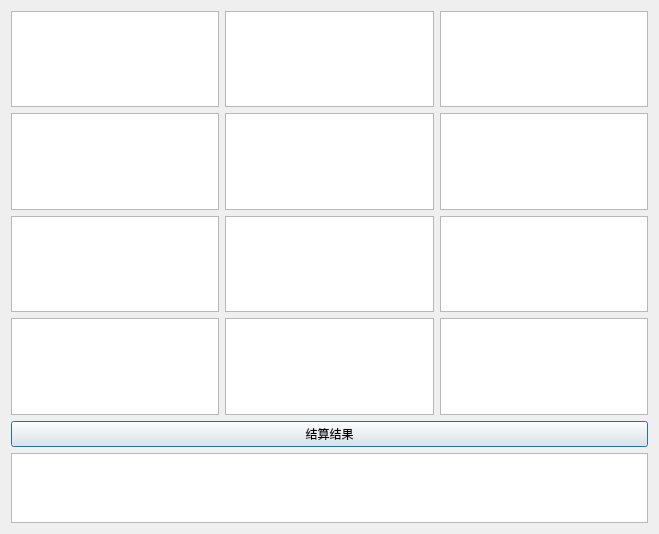
<?xml version="1.0" encoding="UTF-8"?>
<ui version="4.0">
 <class>FilterNumArraysClass</class>
 <widget class="QDialog" name="FilterNumArraysClass">
  <property name="geometry">
   <rect>
    <x>0</x>
    <y>0</y>
    <width>659</width>
    <height>534</height>
   </rect>
  </property>
  <property name="windowTitle">
   <string>排列三生成器</string>
  </property>
  <property name="windowIcon">
   <iconset resource="filternumarrays.qrc">
    <normaloff>:/FilterNumArrays/Resources/logo.ico</normaloff>:/FilterNumArrays/Resources/logo.ico</iconset>
  </property>
  <layout class="QVBoxLayout" name="verticalLayout">
   <item>
    <layout class="QGridLayout" name="gridLayout">
     <item row="3" column="0">
      <widget class="QPlainTextEdit" name="plainTextEdit30"/>
     </item>
     <item row="0" column="2">
      <widget class="QPlainTextEdit" name="plainTextEdit_02"/>
     </item>
     <item row="3" column="1">
      <widget class="QPlainTextEdit" name="plainTextEdit_31"/>
     </item>
     <item row="2" column="1">
      <widget class="QPlainTextEdit" name="plainTextEdit_21"/>
     </item>
     <item row="3" column="2">
      <widget class="QPlainTextEdit" name="plainTextEdit_32"/>
     </item>
     <item row="2" column="0">
      <widget class="QPlainTextEdit" name="plainTextEdit_20"/>
     </item>
     <item row="0" column="0">
      <widget class="QPlainTextEdit" name="plainTextEdit_00"/>
     </item>
     <item row="1" column="1">
      <widget class="QPlainTextEdit" name="plainTextEdit_14"/>
     </item>
     <item row="1" column="0">
      <widget class="QPlainTextEdit" name="plainTextEdit_13"/>
     </item>
     <item row="1" column="2">
      <widget class="QPlainTextEdit" name="plainTextEdit_15"/>
     </item>
     <item row="0" column="1">
      <widget class="QPlainTextEdit" name="plainTextEdit_01"/>
     </item>
     <item row="2" column="2">
      <widget class="QPlainTextEdit" name="plainTextEdit_22"/>
     </item>
    </layout>
   </item>
   <item>
    <widget class="QPushButton" name="pushButton">
     <property name="text">
      <string>结算结果</string>
     </property>
    </widget>
   </item>
   <item>
    <widget class="QPlainTextEdit" name="plainTextEdit_Result"/>
   </item>
  </layout>
 </widget>
 <layoutdefault spacing="6" margin="11"/>
 <resources>
  <include location="filternumarrays.qrc"/>
 </resources>
 <connections/>
</ui>
